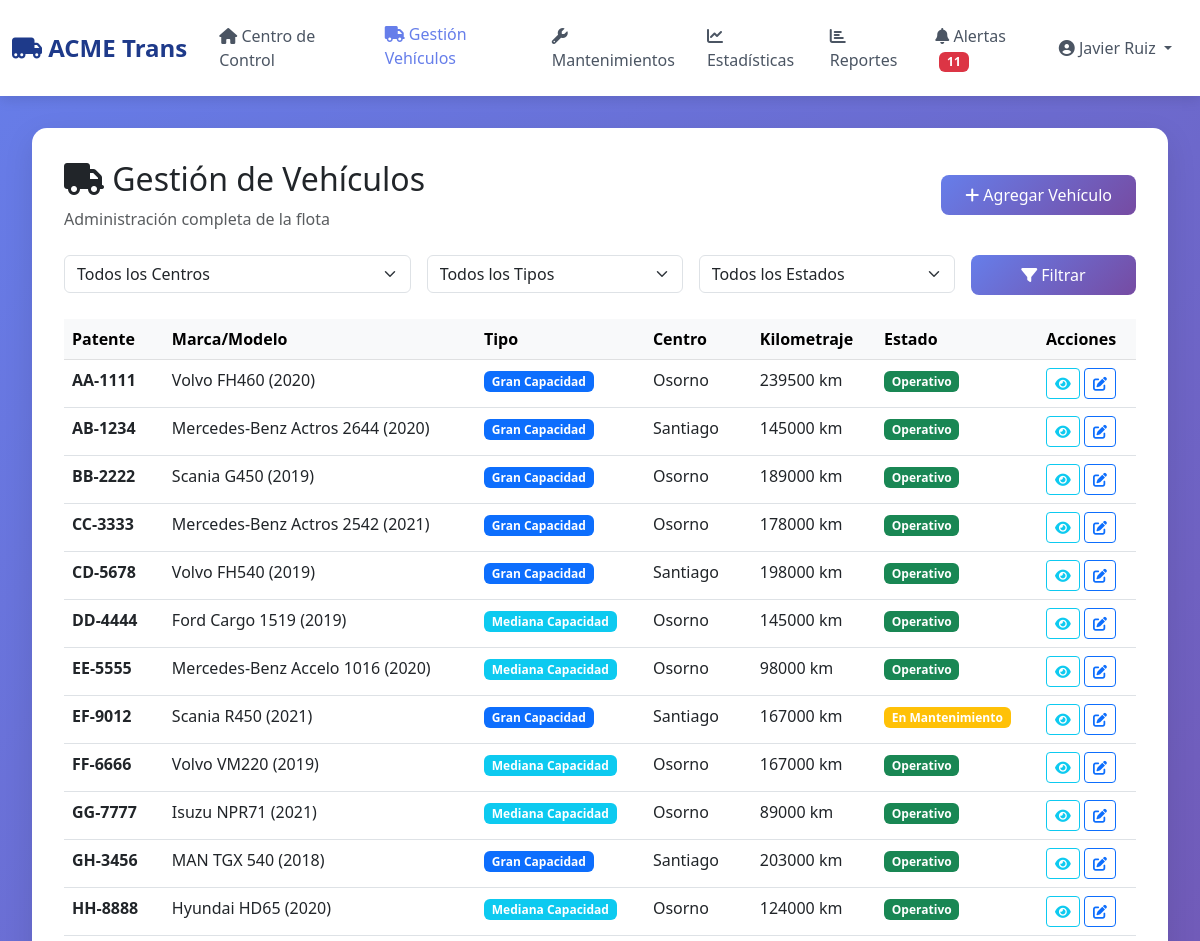
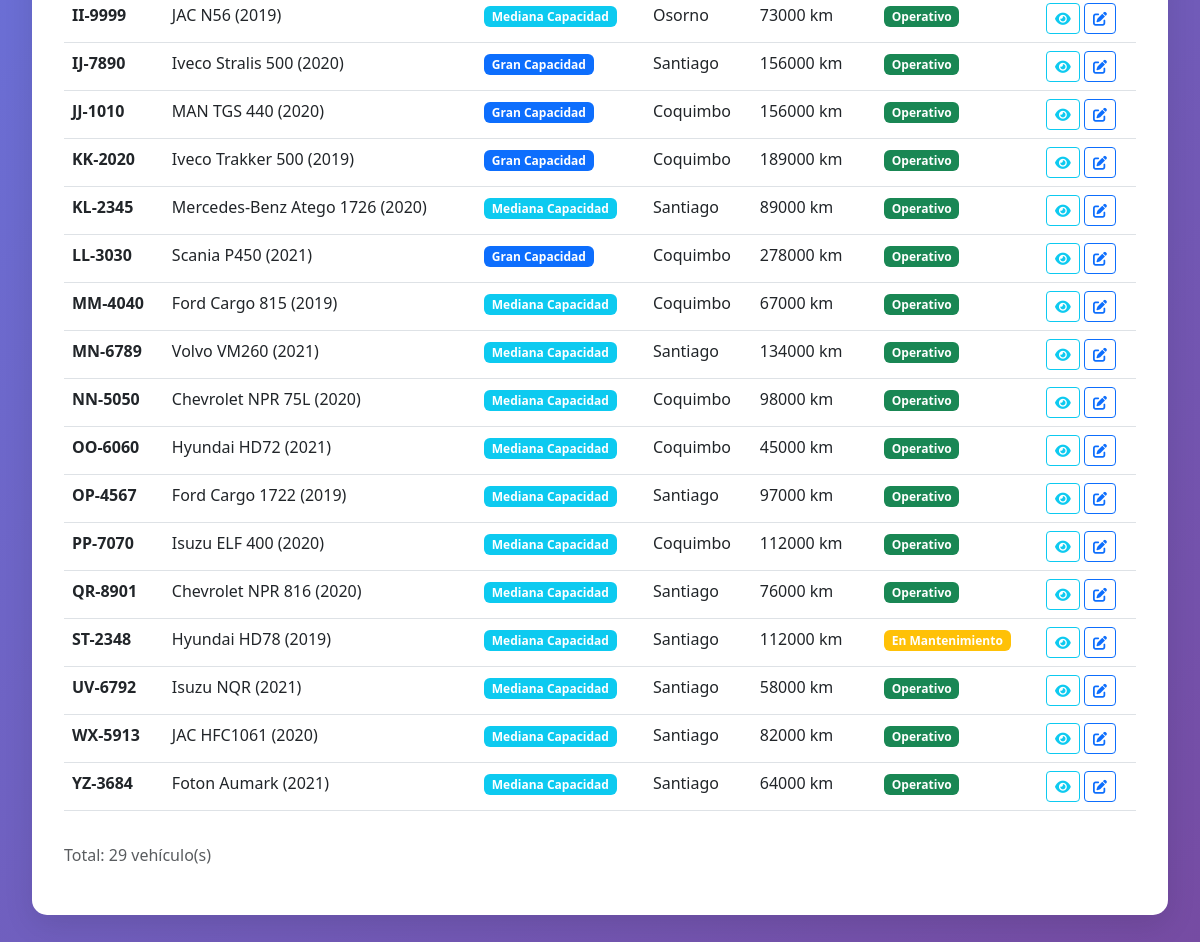
The page /dashboard/vehiculos/ (signed in) on the database its author committed (2 pictures, top to bottom).
### flota/models.py (models this page shows, shortened)
class Vehiculo(models.Model):
    ESTADO_CHOICES = [
        ('operativo', 'Operativo'),
        ('mantenimiento', 'En Mantenimiento'),
        ('fuera_servicio', 'Fuera de Servicio'),
    ]
    TIPO_CAPACIDAD_CHOICES = [
        ('GC', 'Gran Capacidad'),
        ('MC', 'Mediana Capacidad'),
    ]
    patente = models.CharField(max_length=10, unique=True, verbose_name="Patente")
    marca = models.CharField(max_length=50, verbose_name="Marca")
    modelo = models.CharField(max_length=50, verbose_name="Modelo")
    año = models.IntegerField(verbose_name="Año")
    tipo_capacidad = models.CharField(
        max_length=2,
        choices=TIPO_CAPACIDAD_CHOICES,
        default='MC',
        verbose_name="Tipo de Capacidad"
    )
    estado = models.CharField(
        max_length=20,
        choices=ESTADO_CHOICES,
        default='operativo',
        verbose_name="Estado"
    )
    kilometraje_actual = models.IntegerField(default=0, verbose_name="Kilometraje Actual")
    centro_operacion = models.ForeignKey(
        CentroOperacional,
        on_delete=models.CASCADE,
        related_name='vehiculos',
        verbose_name="Centro Operacional"
    )
    numero_chasis = models.CharField(max_length=50, blank=True, verbose_name="Número de Chasis")
    numero_motor = models.CharField(max_length=50, blank=True, verbose_name="Número de Motor")
    valor_adquisicion = models.DecimalField(
        max_digits=12,
        decimal_places=0,
        null=True,
        blank=True,
        verbose_name="Valor de Adquisición"
    )
    fecha_adquisicion = models.DateField(
        null=True,
        blank=True,
        verbose_name="Fecha de Adquisición"
    )
    imagen = models.ImageField(
        upload_to='vehiculos/',
        null=True,
        blank=True,
        verbose_name="Foto del Vehículo"
    )
    observaciones = models.TextField(blank=True, verbose_name="Observaciones")
    activo = models.BooleanField(default=True)
    fecha_creacion = models.DateTimeField(auto_now_add=True)
    fecha_modificacion = models.DateTimeField(auto_now=True)
    class Meta:
        verbose_name = "Vehículo"
        verbose_name_plural = "Vehículos"
        ordering = ['patente']

class CentroOperacional(models.Model):
    nombre = models.CharField(max_length=100, verbose_name="Nombre")
    direccion = models.TextField(verbose_name="Dirección")
    ciudad = models.CharField(max_length=50, verbose_name="Ciudad")
    telefono = models.CharField(max_length=20, verbose_name="Teléfono")
    responsable = models.CharField(max_length=100, verbose_name="Responsable")
    capacidad_maxima = models.IntegerField(default=20, verbose_name="Capacidad Máxima")
    activo = models.BooleanField(default=True, verbose_name="Activo")
    fecha_creacion = models.DateTimeField(auto_now_add=True)
    class Meta:
        verbose_name = "Centro Operacional"
        verbose_name_plural = "Centros Operacionales"
        ordering = ['nombre']

### flota/views.py (the view)
# urls.py: path('vehiculos/', views.gestion_vehiculos_view, name='vehiculos'),
@login_required
def gestion_vehiculos_view(request):
    vehiculos = Vehiculo.objects.select_related('centro_operacion').all().order_by('patente')
    centro_filter = request.GET.get('centro', '')
    tipo_filter = request.GET.get('tipo', '')
    estado_filter = request.GET.get('estado', '')
    if centro_filter:
        vehiculos = vehiculos.filter(centro_operacion__nombre=centro_filter)
    if tipo_filter:
        vehiculos = vehiculos.filter(tipo_capacidad=tipo_filter)
    if estado_filter:
        vehiculos = vehiculos.filter(estado=estado_filter)
    context = {
        'vehiculos': vehiculos,
        'centros': CentroOperacional.objects.all(),
        'page_title': 'Gestión de Vehículos',
    }
    return render(request, 'flota/vehiculos_lista.html', context)

### flota/templates/flota/vehiculos_lista.html (shortened to what this page needs)
{% extends 'flota/base.html' %}
{% block content %}
<div class="card-custom">
    <div class="d-flex justify-content-between align-items-center mb-4">
        <div>
            <h2><i class="fas fa-truck"></i> Gestión de Vehículos</h2>
            <p class="text-muted mb-0">Administración completa de la flota</p>
        </div>
        <a href="{% url 'flota:vehiculo_crear' %}" class="btn btn-custom">
            <i class="fas fa-plus"></i> Agregar Vehículo
        </a>
    </div>
    <form method="get" class="row g-3 mb-4">
        <div class="col-md-4">
            <select name="centro" class="form-select">
                <option value="">Todos los Centros</option>
            </select>
        </div>
        <div class="col-md-3">
            <select name="tipo" class="form-select">
                <option value="">Todos los Tipos</option>
            </select>
        </div>
        <div class="col-md-3">
            <select name="estado" class="form-select">
                <option value="">Todos los Estados</option>
            </select>
        </div>
        <div class="col-md-2">
            <button type="submit" class="btn btn-custom w-100">
                <i class="fas fa-filter"></i> Filtrar
            </button>
        </div>
    </form>
    <div class="table-responsive">
        <table class="table table-hover">
            <thead class="table-light">
                <tr>
                    <th>Patente</th>
                    <th>Marca/Modelo</th>
                    <th>Tipo</th>
                    <th>Centro</th>
                    <th>Kilometraje</th>
                    <th>Estado</th>
                    <th>Acciones</th>
                </tr>
            </thead>
            <tbody>
                {% for vehiculo in vehiculos %}
                <tr>
                    <td><strong>{{ vehiculo.patente }}</strong></td>
                    <td>{{ vehiculo.marca }} {{ vehiculo.modelo }} ({{ vehiculo.año }})</td>
                    <td>
                        <span
                            class="badge {% if vehiculo.tipo_capacidad == 'GC' %}bg-primary{% else %}bg-info{% endif %}">
                            {{ vehiculo.get_tipo_capacidad_display }}
                        </span>
                    </td>
                    <td>{{ vehiculo.centro_operacion.nombre }}</td>
                    <td>{{ vehiculo.kilometraje_actual|floatformat:0 }} km</td>
                    <td>
                        <span
                            class="badge {% if vehiculo.estado == 'operativo' %}bg-success{% elif vehiculo.estado == 'mantenimiento' %}bg-warning{% else %}bg-danger{% endif %}">
                            {{ vehiculo.get_estado_display }}
                        </span>
                    </td>
                    <td>
                        <a href="{% url 'flota:vehiculo_detalle' vehiculo.id %}" class="btn btn-sm btn-outline-info"
                            title="Ver Detalle">
                            <i class="fas fa-eye"></i>
                        </a>
                        <a href="{% url 'flota:vehiculo_editar' vehiculo.id %}" class="btn btn-sm btn-outline-primary"
                            title="Editar">
                            <i class="fas fa-edit"></i>
                        </a>
                    </td>
                </tr>
                {% empty %}
                <tr>
                    <td colspan="7" class="text-center text-muted">No hay vehículos disponibles</td>
                </tr>
                {% endfor %}
            </tbody>
        </table>
    </div>
    <div class="mt-3">
        <p class="text-muted">Total: {{ vehiculos.count }} vehículo(s)</p>
    </div>
</div>
{% endblock %}

### flota/templates/flota/base.html (shortened to what this page needs)
<!DOCTYPE html>
<html lang="es">
<head>
    <link href="https://cdn.jsdelivr.net/npm/bootstrap@5.3.0/dist/css/bootstrap.min.css" rel="stylesheet">
    <link rel="stylesheet" href="https://cdnjs.cloudflare.com/ajax/libs/font-awesome/6.4.0/css/all.min.css">
</head>
<body>
    <nav class="navbar navbar-expand-lg navbar-custom">
        <div class="container-fluid">
            <a class="navbar-brand" href="{% url 'flota:dashboard' %}">
                <i class="fas fa-truck-moving"></i> ACME Trans
            </a>
            <div class="collapse navbar-collapse" id="navbarNav">
                <ul class="navbar-nav me-auto">
                    <li class="nav-item">
                        <a class="nav-link {% if request.resolver_match.url_name == 'dashboard' %}active{% endif %}"
                            href="{% url 'flota:dashboard' %}">
                            <i class="fas fa-home"></i> Centro de Control
                        </a>
                    </li>
                    <li class="nav-item">
                        <a class="nav-link {% if request.resolver_match.url_name == 'vehiculos' %}active{% endif %}"
                            href="{% url 'flota:vehiculos' %}">
                            <i class="fas fa-truck"></i> Gestión Vehículos
                        </a>
                    </li>
                    <li class="nav-item">
                        <a class="nav-link {% if request.resolver_match.url_name == 'mantenimientos' %}active{% endif %}"
                            href="{% url 'flota:mantenimientos' %}">
                            <i class="fas fa-wrench"></i> Mantenimientos
                        </a>
                    </li>
                    <li class="nav-item">
                        <a class="nav-link {% if request.resolver_match.url_name == 'estadisticas' %}active{% endif %}"
                            href="{% url 'flota:estadisticas' %}">
                            <i class="fas fa-chart-line"></i> Estadísticas
                        </a>
                    </li>
                    <li class="nav-item">
                        <a class="nav-link {% if request.resolver_match.url_name == 'reportes' %}active{% endif %}"
                            href="{% url 'flota:reportes' %}">
                            <i class="fas fa-chart-bar"></i> Reportes
                        </a>
                    </li>
                    <li class="nav-item">
                        <a class="nav-link {% if request.resolver_match.url_name == 'alertas' %}active{% endif %}"
                            href="{% url 'flota:alertas' %}">
                            <i class="fas fa-bell"></i> Alertas
                            <span class="badge bg-danger ms-1" id="alertas-badge"></span>
                        </a>
                    </li>
                </ul>
                <ul class="navbar-nav">
                    <li class="nav-item dropdown">
                        <a class="nav-link dropdown-toggle" href="#" id="userDropdown" role="button"
                            data-bs-toggle="dropdown">
                            <i class="fas fa-user-circle"></i> {{ user.get_full_name|default:user.username }}
                        </a>
                    </li>
                </ul>
            </div>
        </div>
    </nav>
    <div class="content-container">
        {% block content %}{% endblock %}
    </div>
</body>
</html>

### flota/templates/flota/base.html (style rules this page uses)
:root { --primary-color: #1e3a8a; --success-color: #10b981; --warning-color: #f59e0b; --danger-color: #ef4444; }
body { background: linear-gradient(135deg, #667eea 0%, #764ba2 100%); min-height: 100vh; font-family: 'Segoe UI', Tahoma, Geneva, Verdana, sans-serif; }
.navbar-custom { background: white; box-shadow: 0 4px 12px rgba(0, 0, 0, 0.1); padding: 1rem 0; }
.navbar-brand { font-size: 1.5rem; font-weight: bold; color: #1e3a8a !important; }
.nav-link { color: #4b5563 !important; font-weight: 500; margin: 0 0.5rem; transition: all 0.3s; }
.nav-link:hover, .nav-link.active { color: #667eea !important; transform: translateY(-2px); }
.content-container { padding: 2rem; }
.card-custom { background: white; border-radius: 15px; padding: 2rem; box-shadow: 0 10px 30px rgba(0, 0, 0, 0.1); margin-bottom: 2rem; }
.btn-custom { background: linear-gradient(135deg, #667eea 0%, #764ba2 100%); border: none; color: white; padding: 0.5rem 1.5rem; border-radius: 8px; font-weight: 500; }

### rows shown on the page
Vehiculo: patente "AA-1111", marca "Volvo", modelo "FH460", año "2020", tipo_capacidad "Gran Capacidad", centro_operacion.nombre "Osorno", kilometraje_actual "239500", estado "Operativo"
Vehiculo: patente "AB-1234", marca "Mercedes-Benz", modelo "Actros 2644", año "2020", tipo_capacidad "Gran Capacidad", centro_operacion.nombre "Santiago", kilometraje_actual "145000", estado "Operativo"
Vehiculo: patente "BB-2222", marca "Scania", modelo "G450", año "2019", tipo_capacidad "Gran Capacidad", centro_operacion.nombre "Osorno", kilometraje_actual "189000", estado "Operativo"
Vehiculo: patente "CC-3333", marca "Mercedes-Benz", modelo "Actros 2542", año "2021", tipo_capacidad "Gran Capacidad", centro_operacion.nombre "Osorno", kilometraje_actual "178000", estado "Operativo"
Vehiculo: patente "CD-5678", marca "Volvo", modelo "FH540", año "2019", tipo_capacidad "Gran Capacidad", centro_operacion.nombre "Santiago", kilometraje_actual "198000", estado "Operativo"
Vehiculo: patente "DD-4444", marca "Ford", modelo "Cargo 1519", año "2019", tipo_capacidad "Mediana Capacidad", centro_operacion.nombre "Osorno", kilometraje_actual "145000", estado "Operativo"
Vehiculo: patente "EE-5555", marca "Mercedes-Benz", modelo "Accelo 1016", año "2020", tipo_capacidad "Mediana Capacidad", centro_operacion.nombre "Osorno", kilometraje_actual "98000", estado "Operativo"
Vehiculo: patente "EF-9012", marca "Scania", modelo "R450", año "2021", tipo_capacidad "Gran Capacidad", centro_operacion.nombre "Santiago", kilometraje_actual "167000", estado "En Mantenimiento"
Vehiculo: patente "FF-6666", marca "Volvo", modelo "VM220", año "2019", tipo_capacidad "Mediana Capacidad", centro_operacion.nombre "Osorno", kilometraje_actual "167000", estado "Operativo"
Vehiculo: patente "GG-7777", marca "Isuzu", modelo "NPR71", año "2021", tipo_capacidad "Mediana Capacidad", centro_operacion.nombre "Osorno", kilometraje_actual "89000", estado "Operativo"
Vehiculo: patente "GH-3456", marca "MAN", modelo "TGX 540", año "2018", tipo_capacidad "Gran Capacidad", centro_operacion.nombre "Santiago", kilometraje_actual "203000", estado "Operativo"
Vehiculo: patente "HH-8888", marca "Hyundai", modelo "HD65", año "2020", tipo_capacidad "Mediana Capacidad", centro_operacion.nombre "Osorno", kilometraje_actual "124000", estado "Operativo"
Vehiculo: patente "II-9999", marca "JAC", modelo "N56", año "2019", tipo_capacidad "Mediana Capacidad", centro_operacion.nombre "Osorno", kilometraje_actual "73000", estado "Operativo"
Vehiculo: patente "IJ-7890", marca "Iveco", modelo "Stralis 500", año "2020", tipo_capacidad "Gran Capacidad", centro_operacion.nombre "Santiago", kilometraje_actual "156000", estado "Operativo"
Vehiculo: patente "JJ-1010", marca "MAN", modelo "TGS 440", año "2020", tipo_capacidad "Gran Capacidad", centro_operacion.nombre "Coquimbo", kilometraje_actual "156000", estado "Operativo"
Vehiculo: patente "KK-2020", marca "Iveco", modelo "Trakker 500", año "2019", tipo_capacidad "Gran Capacidad", centro_operacion.nombre "Coquimbo", kilometraje_actual "189000", estado "Operativo"
Vehiculo: patente "KL-2345", marca "Mercedes-Benz", modelo "Atego 1726", año "2020", tipo_capacidad "Mediana Capacidad", centro_operacion.nombre "Santiago", kilometraje_actual "89000", estado "Operativo"
Vehiculo: patente "LL-3030", marca "Scania", modelo "P450", año "2021", tipo_capacidad "Gran Capacidad", centro_operacion.nombre "Coquimbo", kilometraje_actual "278000", estado "Operativo"
Vehiculo: patente "MM-4040", marca "Ford", modelo "Cargo 815", año "2019", tipo_capacidad "Mediana Capacidad", centro_operacion.nombre "Coquimbo", kilometraje_actual "67000", estado "Operativo"
Vehiculo: patente "MN-6789", marca "Volvo", modelo "VM260", año "2021", tipo_capacidad "Mediana Capacidad", centro_operacion.nombre "Santiago", kilometraje_actual "134000", estado "Operativo"
Vehiculo: patente "NN-5050", marca "Chevrolet", modelo "NPR 75L", año "2020", tipo_capacidad "Mediana Capacidad", centro_operacion.nombre "Coquimbo", kilometraje_actual "98000", estado "Operativo"
Vehiculo: patente "OO-6060", marca "Hyundai", modelo "HD72", año "2021", tipo_capacidad "Mediana Capacidad", centro_operacion.nombre "Coquimbo", kilometraje_actual "45000", estado "Operativo"
Vehiculo: patente "OP-4567", marca "Ford", modelo "Cargo 1722", año "2019", tipo_capacidad "Mediana Capacidad", centro_operacion.nombre "Santiago", kilometraje_actual "97000", estado "Operativo"
Vehiculo: patente "PP-7070", marca "Isuzu", modelo "ELF 400", año "2020", tipo_capacidad "Mediana Capacidad", centro_operacion.nombre "Coquimbo", kilometraje_actual "112000", estado "Operativo"
Vehiculo: patente "QR-8901", marca "Chevrolet", modelo "NPR 816", año "2020", tipo_capacidad "Mediana Capacidad", centro_operacion.nombre "Santiago", kilometraje_actual "76000", estado "Operativo"
Vehiculo: patente "ST-2348", marca "Hyundai", modelo "HD78", año "2019", tipo_capacidad "Mediana Capacidad", centro_operacion.nombre "Santiago", kilometraje_actual "112000", estado "En Mantenimiento"
Vehiculo: patente "UV-6792", marca "Isuzu", modelo "NQR", año "2021", tipo_capacidad "Mediana Capacidad", centro_operacion.nombre "Santiago", kilometraje_actual "58000", estado "Operativo"
Vehiculo: patente "WX-5913", marca "JAC", modelo "HFC1061", año "2020", tipo_capacidad "Mediana Capacidad", centro_operacion.nombre "Santiago", kilometraje_actual "82000", estado "Operativo"
Vehiculo: patente "YZ-3684", marca "Foton", modelo "Aumark", año "2021", tipo_capacidad "Mediana Capacidad", centro_operacion.nombre "Santiago", kilometraje_actual "64000", estado "Operativo"

### other values the page prints
{{ user.get_full_name|default:user.username }} "Javier Ruiz"
{{ vehiculos.count }} "29"
